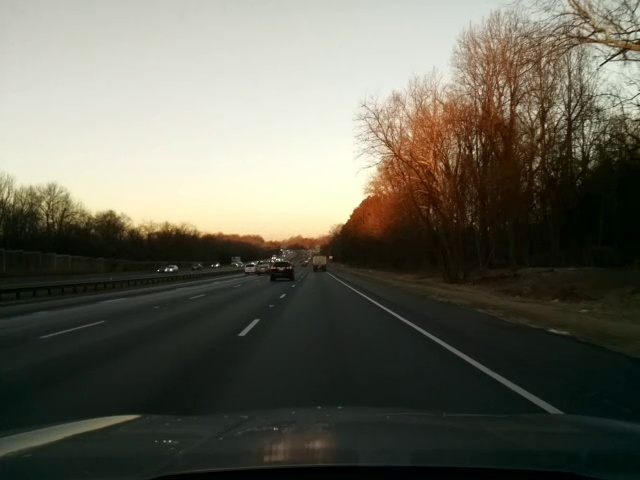
#> input picture 20190219.jpg, 640 x 480 px
$ python colorpicker2.py   (Python 2 division)
#> lines starting #> are read from the running program, lines starting #| are printed output that depends on the picture; after the words box and inside, x2 and y2 are one past the last pixel; in counts of white or black regions, pixels touching at a corner belong together
# ENME 489Y: Remote Sensing

# Color picker code
# This file takes an RGB image input and dynamically creates
# a HSV color mask

# HOW TO USE: enter the following into the RPi command window
#
# source ~/.profile
# workon cv
# python colorpicker.py -f HSV -i name_of_image_file.jpg
#
# where name_of_image_file.jpg is the name of the file
# for which you want to create a HSV mask


import cv2
import imutils
from operator import xor

print "All packages installed properly!"


def callback(value):
    pass


def setup_trackbars(range_filter):
    cv2.namedWindow("Trackbars", 0)

    for i in ["MIN", "MAX"]:
        v = 0 if i == "MIN" else 255

        for j in range_filter:
            cv2.createTrackbar("%s_%s" % (j, i), "Trackbars", v, 255, callback)

def get_trackbar_values(range_filter):
    values = []

    for i in ["MIN", "MAX"]:
        for j in range_filter:
            v = cv2.getTrackbarPos("%s_%s" % (j, i), "Trackbars")
            values.append(v)

    return values


def main():
    range_filter = 'hsv'

    image = cv2.imread("20190219.jpg")
#> image is the input picture: shape (480, 640, 3); mean B, G, R 87.6, 100, 101.2
    image = imutils.resize(image, width=600)
#> image: shape (450, 600, 3)

    frame_to_thresh = cv2.cvtColor(image, cv2.COLOR_BGR2HSV)
#> frame_to_thresh: shape (450, 600, 3); mean H, S, V 43.6, 81.3, 104.7


    setup_trackbars(range_filter)
#> the loop in setup_trackbars, `for i in ["MIN", "MAX"]:` made 2 passes; slider 'h_MIN' is set to 51

    while True:
        frame_to_thresh = cv2.cvtColor(image, cv2.COLOR_BGR2HSV)

        v1_min, v2_min, v3_min, v1_max, v2_max, v3_max = get_trackbar_values(range_filter)

        thresh = cv2.inRange(frame_to_thresh, (v1_min, v2_min, v3_min), (v1_max, v2_max, v3_max))
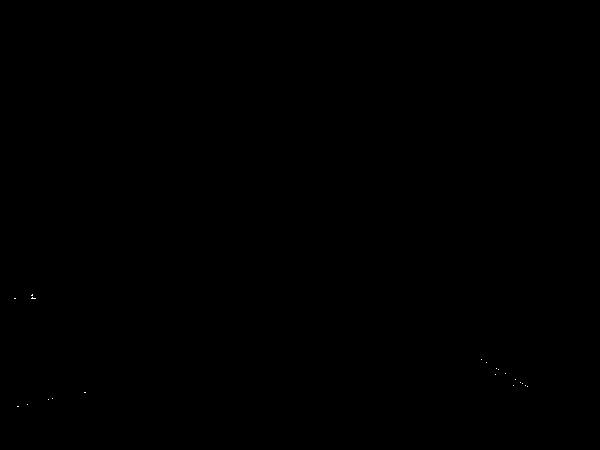
#> thresh: shape (450, 600); 0.01% white in thin lines or dots, all inside (x1, y1, x2, y2) = (14, 294, 528, 407)

        cv2.imshow("Original", image)
        cv2.imshow("Thresh", thresh)

        if cv2.waitKey(1) & 0xFF is ord('q'):
#> (key q is pressed here)
            break


if __name__ == '__main__':
    main()
